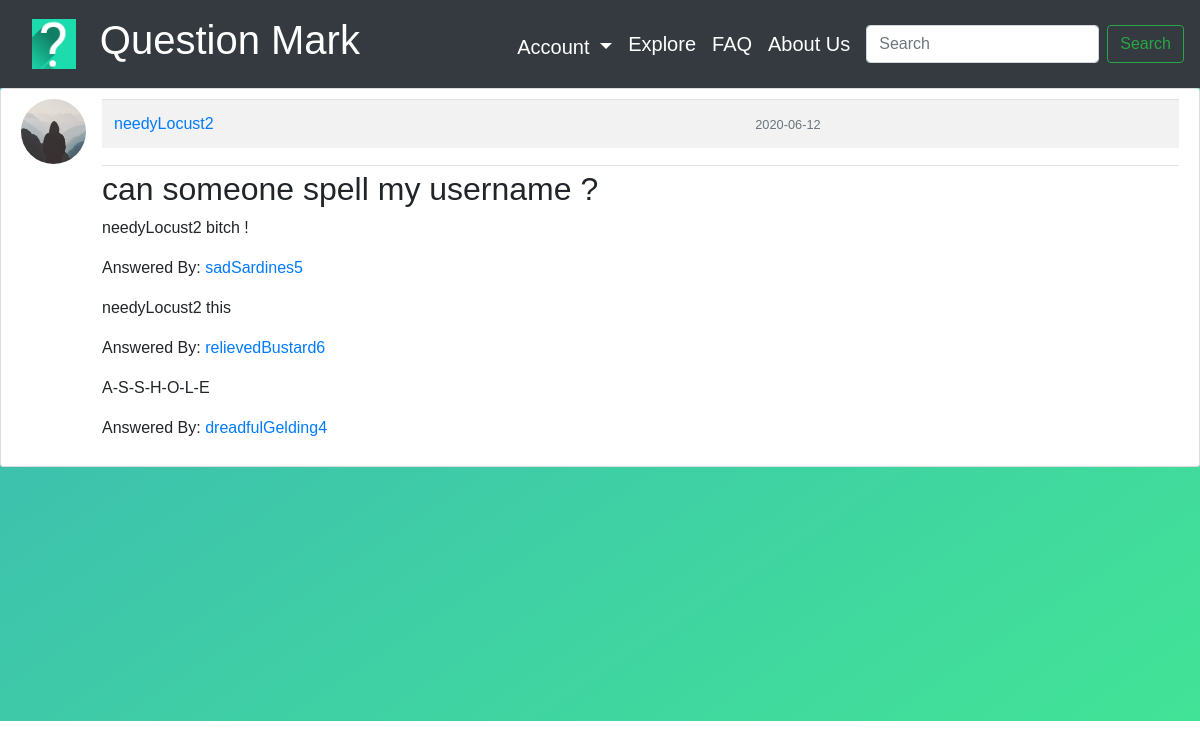
The page /answers/1 (signed in) on the database its author committed.
### Question_Mark/models.py (models this page shows, shortened)
class User(db.Model, UserMixin):
    id = db.Column(db.Integer, primary_key=True)
    first_name = db.Column(db.String(30), unique=False, nullable=False)
    last_name = db.Column(db.String(30), unique=False, nullable=False)
    username = db.Column(db.String(30), unique=True, nullable=False)
    email = db.Column(db.String(120), unique=True, nullable=False)
    image_file = db.Column(db.String(20), nullable=False, default="default.jpg")
    password = db.Column(db.String(60), nullable=False)
    questions = db.relationship("Questions", backref="author", lazy=True)

class Questions(db.Model):
    __searchable__ = ["question"]
    id = db.Column(db.Integer, primary_key=True)
    question = db.Column(db.Text, nullable=False)
    date_posted = db.Column(db.DateTime, nullable=False, default=datetime.utcnow)
    user_id = db.Column(db.Integer, db.ForeignKey("user.id"), nullable=False)
    answers = db.relationship("Answers", backref="writer", lazy=True)

class Answers(db.Model):
    id = db.Column(db.Integer, primary_key=True)
    answer = db.Column(db.Text, nullable=False)
    username = db.Column(
        db.String(30), nullable=False
    )  ## Username of the user who answered the question
    date_posted = db.Column(db.DateTime, nullable=False, default=datetime.utcnow)
    quest_id = db.Column(db.Integer, db.ForeignKey("questions.id"), nullable=False)

### Question_Mark/routes.py (the view)
@app.route("/answers/<int:question_id>")
@login_required
def answers(question_id):
    questions = Questions.query.get_or_404(question_id)
    answers = Answers.query.filter_by(quest_id=question_id)
    return render_template(
        "answers.html", title="Answers", questions=questions, answers=answers
    )

### Question_Mark/models.py (called while the page is built)
@login_manager.user_loader
def load_user(user_id):
    return User.query.get(int(user_id))

### Question_Mark/templates/answers.html
{% extends "layout.html" %}
{% block head %}
<link rel="stylesheet" href={{url_for('static', filename='style_questions.css') }}>
{% endblock head %}
{%block content %}
<article class="media content-section-ex">
    <img class="rounded-circle article-img" src="{{ url_for('static', filename='default.jpg') }}" />
    <div class="media-body">
        <div class="article-metadata">
            <table class="table table-striped">
                <tr>
                    <td>
                        <a class="mr-2"
                            href="/user_posts/{{ questions.author.username }}">{{ questions.author.username }}</a>
                    </td>
                    <td>
                        <small class="text-muted">{{ questions.date_posted.strftime('%Y-%m-%d') }}</small>
                    </td>
                </tr>
            </table>
        </div>
        <h2>{{ questions.question }}</h2>
        {% for ans in answers %}
        <p class="article-content">{{ ans.answer }}</p>
        <p class="article-content">Answered By: <a class="mr-2" href="{{ url_for('user_posts', username=ans.username) }}">{{ ans.username }}</a>
        </p>
        {% endfor %}
    </div>
</article>
{% endblock content %}

### Question_Mark/static/style_questions.css (style rules this page uses)
.content-section-ex { background: #ffffff !important; padding: 10px 20px; border: 1px solid #dddddd; border-radius: 3px; margin-bottom: 20px; }
.article-content { white-space: pre-line; }
.article-img { height: 65px; width: 65px; margin-right: 16px; }
.article-metadata { padding-bottom: 1px; margin-bottom: 4px; border-bottom: 1px solid #e3e3e3 }

### Question_Mark/templates/layout.html (style rules this page uses)
body { box-sizing: border-box; font-family: sans-serif; }

### rows shown on the page
User: author.username "needyLocust2"
Questions: date_posted "2020-06-12", question "can someone spell my username ?"
Answers: answer "needyLocust2 bitch !", username "sadSardines5"
Answers: answer "needyLocust2 this", username "relievedBustard6"
Answers: answer "A-S-S-H-O-L-E", username "dreadfulGelding4"
